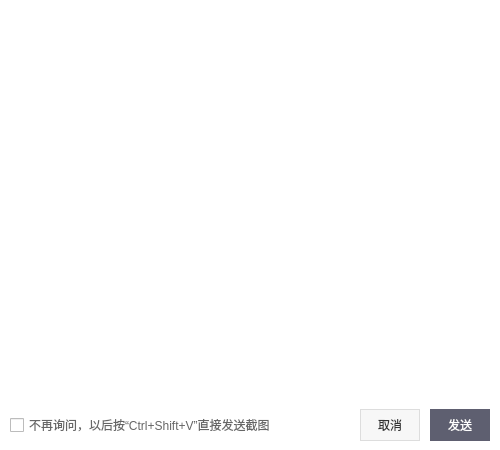
<?xml version="1.0" encoding="UTF-8"?>
<ui version="4.0">
 <class>UI_SendImage</class>
 <widget class="QWidget" name="UI_SendImage">
  <property name="geometry">
   <rect>
    <x>0</x>
    <y>0</y>
    <width>500</width>
    <height>450</height>
   </rect>
  </property>
  <property name="minimumSize">
   <size>
    <width>500</width>
    <height>450</height>
   </size>
  </property>
  <property name="windowTitle">
   <string>截图预览</string>
  </property>
  <layout class="QGridLayout" name="gridLayout">
   <property name="margin">
    <number>0</number>
   </property>
   <property name="spacing">
    <number>0</number>
   </property>
   <item row="0" column="0">
    <widget class="QWidget" name="widget_bg" native="true">
     <property name="styleSheet">
      <string notr="true">QWidget#widget_bg
{
	background-color: rgb(255, 255, 255);
}</string>
     </property>
     <layout class="QVBoxLayout" name="verticalLayout">
      <property name="spacing">
       <number>0</number>
      </property>
      <property name="margin">
       <number>0</number>
      </property>
      <item>
       <widget class="QWidget" name="widget_image" native="true">
        <layout class="QGridLayout" name="gridLayout_2">
         <property name="margin">
          <number>0</number>
         </property>
         <property name="spacing">
          <number>0</number>
         </property>
         <item row="0" column="1">
          <spacer name="verticalSpacer">
           <property name="orientation">
            <enum>Qt::Vertical</enum>
           </property>
           <property name="sizeHint" stdset="0">
            <size>
             <width>20</width>
             <height>40</height>
            </size>
           </property>
          </spacer>
         </item>
         <item row="2" column="1">
          <spacer name="verticalSpacer_2">
           <property name="orientation">
            <enum>Qt::Vertical</enum>
           </property>
           <property name="sizeHint" stdset="0">
            <size>
             <width>20</width>
             <height>40</height>
            </size>
           </property>
          </spacer>
         </item>
         <item row="1" column="0">
          <spacer name="horizontalSpacer_2">
           <property name="orientation">
            <enum>Qt::Horizontal</enum>
           </property>
           <property name="sizeHint" stdset="0">
            <size>
             <width>40</width>
             <height>20</height>
            </size>
           </property>
          </spacer>
         </item>
         <item row="1" column="1">
          <widget class="QLabel" name="m_image">
           <property name="text">
            <string/>
           </property>
          </widget>
         </item>
         <item row="1" column="2">
          <spacer name="horizontalSpacer_3">
           <property name="orientation">
            <enum>Qt::Horizontal</enum>
           </property>
           <property name="sizeHint" stdset="0">
            <size>
             <width>40</width>
             <height>20</height>
            </size>
           </property>
          </spacer>
         </item>
        </layout>
       </widget>
      </item>
      <item>
       <widget class="QWidget" name="widget_operator" native="true">
        <property name="minimumSize">
         <size>
          <width>0</width>
          <height>50</height>
         </size>
        </property>
        <property name="maximumSize">
         <size>
          <width>16777215</width>
          <height>50</height>
         </size>
        </property>
        <property name="styleSheet">
         <string notr="true">QWidget#widget_operator
{
	background-color: rgb(255, 255, 255);
}</string>
        </property>
        <layout class="QHBoxLayout" name="horizontalLayout">
         <property name="spacing">
          <number>10</number>
         </property>
         <property name="leftMargin">
          <number>10</number>
         </property>
         <property name="topMargin">
          <number>0</number>
         </property>
         <property name="rightMargin">
          <number>10</number>
         </property>
         <property name="bottomMargin">
          <number>0</number>
         </property>
         <item>
          <widget class="QCheckBox" name="m_immsendimagecheck">
           <property name="styleSheet">
            <string notr="true">color:#666666;</string>
           </property>
           <property name="text">
            <string>不再询问，以后按“Ctrl+Shift+V”直接发送截图</string>
           </property>
          </widget>
         </item>
         <item>
          <spacer name="horizontalSpacer">
           <property name="orientation">
            <enum>Qt::Horizontal</enum>
           </property>
           <property name="sizeHint" stdset="0">
            <size>
             <width>40</width>
             <height>20</height>
            </size>
           </property>
          </spacer>
         </item>
         <item>
          <widget class="QPushButton" name="m_canclebtn">
           <property name="minimumSize">
            <size>
             <width>60</width>
             <height>32</height>
            </size>
           </property>
           <property name="styleSheet">
            <string notr="true">QPushButton
{
border:1px solid #dddddd;
background-color: #f7f7f7;
color: #333333;
}

QPushButton:hover,QPushButton:pressed
{	
background-color: #ffffff;
}
</string>
           </property>
           <property name="text">
            <string>取消</string>
           </property>
          </widget>
         </item>
         <item>
          <widget class="QPushButton" name="m_sendbtn">
           <property name="minimumSize">
            <size>
             <width>60</width>
             <height>32</height>
            </size>
           </property>
           <property name="styleSheet">
            <string notr="true">QPushButton
{
border:0px solid #dddddd;
background-color: #5e5f70;
color: #ffffff;
}

QPushButton:hover,QPushButton:pressed
{	
background-color: #818390;
}

</string>
           </property>
           <property name="text">
            <string>发送</string>
           </property>
          </widget>
         </item>
        </layout>
       </widget>
      </item>
     </layout>
    </widget>
   </item>
  </layout>
 </widget>
 <layoutdefault spacing="6" margin="11"/>
 <resources/>
 <connections/>
</ui>
